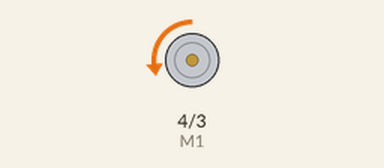
This sketch was run on a simulated Arduino Uno, built with avr-gcc and run on an emulated ATmega328P. On the bench: direction and speed pins drawn as motors (green arrow = direction pin HIGH = forward, orange = LOW = backward, longer = more drive).

Above: at 0.9 s.
At 3.0 s:
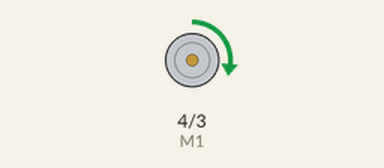
Timing chart, 0 to 5.2 s (numbered marks = the images above):
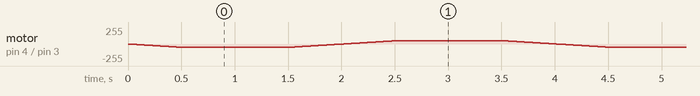

The sketch:

teensy_sku_motorControl.ino
```cpp
int E1 = 3;
int M1 = 4;

void setup() {
  Serial.begin(9600);

  pinMode(E1, OUTPUT);
  pinMode(M1, OUTPUT);
}

void loop() {

  // ramp up forward
  digitalWrite(M1, LOW);
  for (int i=0; i<50; i++) {
    analogWrite(E1, i);
    delay(10);
  }

  // forward full speed for one second
  delay(1000);

  // ramp down forward
  for (int i=50; i>=0; i--) {
    analogWrite(E1, i);
    delay(10);
  }

  // ramp up backward
  digitalWrite(M1, HIGH);
  for (int i=0; i<50; i++) {
    analogWrite(E1, i);
    delay(10);
  }

  // backward full speed for one second
  delay(1000);

  // ramp down backward
  for (int i=50; i>=0; i--) {
    analogWrite(E1, i);
    delay(10);
  }
}
```
